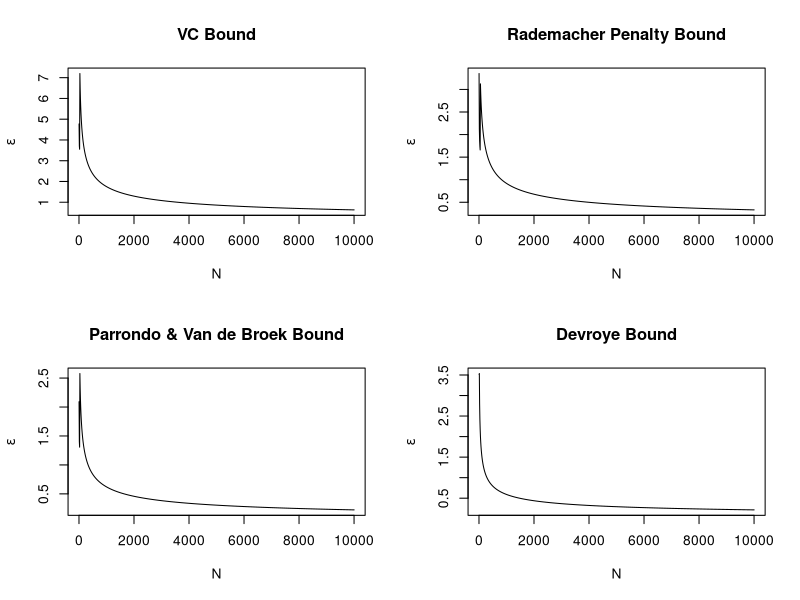

Reproduce this figure in R.
############### GENERALIZATION ERROR ###############
#
# There are various bounds for generalization error.  This script contains functions for calculating four such bounds
# given
#
# A function for computing the minimum sample size necessary to satisfy the VC bound for specified values of epsilon, 
# delta, and VC dimension is also provided.
#
# Each of these functions requires a growth function to be passed in as a parameter.  One growth function, which 
# uses N^(d_VC) as an approximation, is provided and used by default if no growth function is specified.  
#
############### DEFINITIONS ###############
#
# N = Sample Size
# d_VC = VC Dimension
# g = A hypothesis function for approximating a target function
# E_in(g) = In-Sample Error
# E_out(g) = Out-of-Sample Error
# m_H(N) = Growth Function:  Counts the most dichotomies on any N points; satisfies m_H(N) <= 2^N 
# epsilon = Omega = Generalization Error Tolerance
# eps = Actual Generalization Error
# delta = Upper bound on the probability that generalization error will be more than a specified value
# 1 - delta = Confidence that generalization error will be at most a specified value
#
# True Generalization Error: eps = E_out - E_in
#
# Generalization Error Tolerance: epsilon = Omega = sqrt((8/N)*ln(4*m_H(2N)/delta))
#
# VC Inequality: P[|E_in(g) - E_out(g)| > epsilon] <= 4*m_H(2N)*e^(-(1/8)*(epsilon^2)*N) = delta
#
############### RELEVANT BOUNDS ###############
#
# The following bounds all hold with probability at least 1 - delta:
#
# Rearranging the VC Inequality: E_out <= E_in + Omega 
#
# Original VC Bound: eps <= sqrt((8/N)*ln(4*m_H(2N)/delta))
#
# Rademacher Penalty Bound: eps <= sqrt((2*ln(2*N*m_H(N)))/N) + sqrt((2/N)*ln(1/delta)) + 1/N
#
# Parrondo and Van den Broek: eps <= sqrt((1/N)*(2*eps + ln((6*m_H(2*N))/delta)))
#
# Devroye: eps <= sqrt((1/(2*N))*(4*eps*(1 + eps) + ln((4*m_H(N^2))/delta)))

############### IMPLEMENTATION ###############

## A simple approximation for growth functions using N^(d_VC)
## If N <= d_VC, then the growth function can be computed exactly as 2^N because the sample can be shattered
## log.apply - When set to true, the natural log is applied to the approximation; useful for dealing with large numbers
m_H.approximate <- function(N, d_VC, log.apply = FALSE) {
  if(log.apply) {
    if(N <= d_VC)
      return(N*log(2))
    else
      return(d_VC*log(N))
  }
  
  if(N <= d_VC)
    return(2^N)
  
  else
    N^(d_VC)
}

## Calculates the minimum sample size necessary to satisfy the VC inequality; N >= (8/epsilon^2)ln((4*m_H(2*N))/delta)
## Uses an iterative method for solving N = f(N).  The method is as follows:
##    Choose a starting value N_0 and then iteratively set N_i+1 = f(N_i) 
##    Stop when N_i+1 approximates N_i within a specified margin.
##    Works when |f(N_i) - f(N_j)| <= c*|N_i - N_j| in the region where the iterations are taking place for some c < 1
## epsilon - Generalization error tolerance
## delta - Confidence level; there is (1 - delta)% confidence that the generalization error will be at most epsilon
## d_VC - VC dimension
## m_H - A growth function
## N_0 - Starting point for iterative approximation
## margin - Margin of error for iterative approximation
vcBound.computeSufficientN <- function(epsilon = 0.05, delta = 0.05, d_VC = 10, m_H = m_H.approximate, N_0 = 1, margin = 0.0001) {
  N_1 <- (8/epsilon^2)*log((4*m_H(2*N_0, d_VC))/delta)
  while(N_1 - N_0 > margin) {
    N_0 <- N_1
    N_1 <- (8/epsilon^2)*log((4*m_H(2*N_0, d_VC))/delta)
  }
  N_1
}

## Calculates the VC bound on generalization error for specified parameters
bound.vapnikChervonenkis <- function(N, delta = 0.05, d_VC = 50, m_H = m_H.approximate) {
  sqrt((8/N)*log((4*m_H(2*N, d_VC))/delta))
}

## Calculates the Rademacher Penalty bound on generalization error for specified parameters
bound.rademacherPenalty <- function(N, delta = 0.05, d_VC = 50, m_H = m_H.approximate) {
  sqrt((2*log(2*N*m_H(N, d_VC)))/N) + sqrt((2/N)*log(1/delta)) + 1/N
}

## Calculates the Parrondo and Van De Broek bound on generalization error for specified parameters
## The bound is an implicit bound on eps; thus, it is solved by iterative method
bound.parrondo_vanDenBroek <- function(N, delta = 0.05, d_VC = 50, m_H = m_H.approximate, eps_0 = 0, margin = 0.0001) {
  eps_1 <- sqrt((1/N)*(2*eps_0 + log((6*m_H(2*N, d_VC))/delta)))
  while(eps_1 - eps_0 > margin) {
    eps_0 <- eps_1
    eps_1 <- sqrt((1/N)*(2*eps_0 + log((6*m_H(2*N, d_VC))/delta)))
  }
  eps_1
}

## Calculates the Devroye bound on generalization error for specified parameters
## The bound is an implicit bound on eps; thus, it is solved by iterative method
## This bound is trivial and always satisfied for N < 3; iteration will not converge in this range
## log.eval - When set to true, the log expression in the bound will be expanded; useful for handling very large numbers
bound.devroye <- function(N, delta = 0.05, d_VC = 50, m_H = m_H.approximate, eps_0 = 0, margin = 0.0001, log.eval = TRUE) {
  if(log.eval)
    bound <- function(x) sqrt((1/(2*N))*(4*x*(1 + x) + log(4) + m_H(N = N^2, d_VC = d_VC, log.apply = TRUE) - log(delta)))
  else
    bound <- function(x) sqrt((1/(2*N))*(4*x*(1 + x) + log((4*m_H(N^2, d_VC))/delta)))
  eps_1 <- bound(eps_0)
  while(eps_1 - eps_0 > margin) {
    eps_0 <- eps_1
    eps_1 <- bound(eps_0)
  }
  
  eps_1
}

## Plots each of the four bounds across specified values of N
bounds.plot <- function(N = seq(3, 10003, 10), delta = 0.05, d_VC = 50, m_H = m_H.approximate, eps_0 = 0, margin = 0.0001, log.eval = TRUE) {
  vc <- numeric(length(N))
  rademacher <- numeric(length(N))
  parrondoVdB <- numeric(length(N))
  devroye <- numeric(length(N))
  for(i in 1:length(N)) {
    vc[i] <- bound.vapnikChervonenkis(N[i], delta, d_VC, m_H)
    rademacher[i] <- bound.rademacherPenalty(N[i], delta, d_VC, m_H)
    parrondoVdB[i] <- bound.parrondo_vanDenBroek(N[i], delta, d_VC, m_H, eps_0, margin)
    devroye[i] <- bound.devroye(N[i], delta, d_VC, m_H, eps_0, margin, log.eval)
  }
  par(mfrow=c(2,2))
  plot(N, vc, type = 'l', xlab = 'N', ylab = expression(epsilon), main = 'VC Bound')
  plot(N, rademacher, type = 'l', xlab = 'N', ylab = expression(epsilon), main = 'Rademacher Penalty Bound')
  plot(N, parrondoVdB, type = 'l', xlab = 'N', ylab = expression(epsilon), main = 'Parrondo & Van de Broek Bound')
  plot(N, devroye, type = 'l', xlab = 'N', ylab = expression(epsilon), main = 'Devroye Bound')
}

## Problem 1
vcBound.computeSufficientN() 

## Problem 2
bound.vapnikChervonenkis(10000)
bound.rademacherPenalty(10000)
bound.parrondo_vanDenBroek(10000)
bound.devroye(10000)

## Problem 3
bound.vapnikChervonenkis(5)
bound.rademacherPenalty(5)
bound.parrondo_vanDenBroek(5)
bound.devroye(5)

## Plots
bounds.plot() 